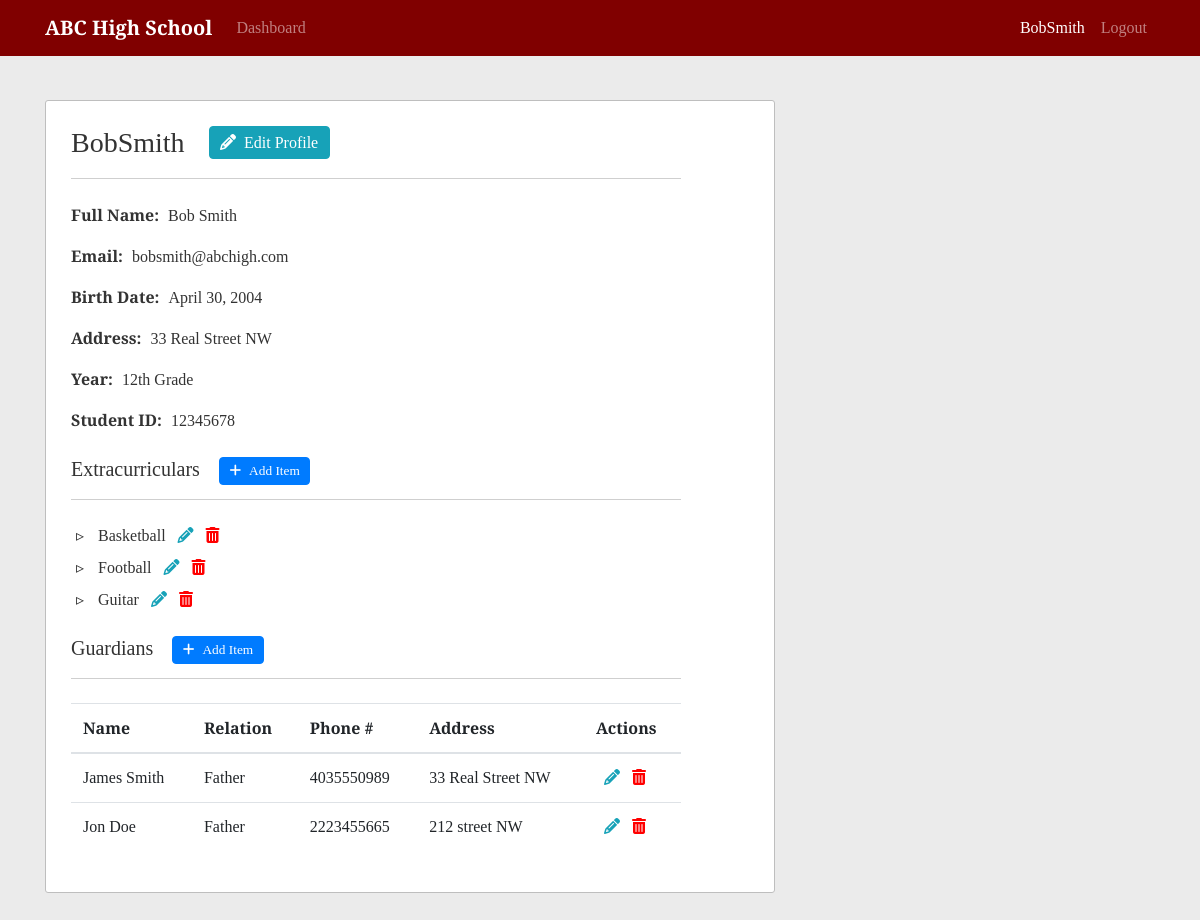
Screenshot of /profile/BobSmith/ (signed in) with the database file from the repository.
### users/models.py (models this page shows, shortened)
class Profile(models.Model):
    user = models.OneToOneField(User, on_delete=models.CASCADE)
    birth_date = models.DateField(null=True, blank=True)
    address = models.CharField(max_length=255, blank=True)

class Student(models.Model):
    GRADE_TEN = '10'
    GRADE_ELEVEN = '11'
    GRADE_TWELVE = '12'
    YEAR_CHOICES = [
        (GRADE_TEN, '10th Grade'),
        (GRADE_ELEVEN, '11th Grade'),
        (GRADE_TWELVE, '12th Grade')
    ]
    user = models.OneToOneField(User, on_delete=models.CASCADE, primary_key=True)
    year = models.CharField(max_length=2, choices=YEAR_CHOICES)
    student_id_no = models.PositiveIntegerField(unique=True)

### school/models.py (models this page shows, shortened)
class ExtraCurricular(models.Model):
    student = models.ForeignKey(Student, on_delete=models.CASCADE)
    activity_name = models.CharField(max_length=100)
    class Meta:
        unique_together = ['student', 'activity_name']

class Guardian(models.Model):
    student = models.ForeignKey(Student, on_delete=models.CASCADE)
    first_name = models.CharField(max_length=255)
    last_name = models.CharField(max_length=255)
    phone_number = models.CharField(max_length=20)
    address = models.CharField(max_length=255)
    relation = models.CharField(max_length=255)
    class Meta:
        unique_together = ['student', 'first_name', 'last_name']

### users/views.py (the view, shortened to what this page needs)
# urls.py: path('profile/', user_views.profile_redirect, name='profile-redirect'),
def profile(request, **kwargs):
    if not (request.user.is_authenticated):
        return redirect('login')
    user = request.user
    profile_user = User.objects.filter(username=kwargs.get('username')).first()
    if not profile_user:
        return redirect('access-denied')
    temp_student = Student.objects.filter(user=profile_user).first()
    extra_curriculars = ExtraCurricular.objects.filter(student=temp_student)
    guardians = Guardian.objects.filter(student=temp_student)
    temp_instructor = Instructor.objects.filter(user=profile_user).first()
    taught_courses = Course.objects.filter(instructor=temp_instructor)
    context = {
        'kwargs': kwargs,
        'profile_user': profile_user,
        'extra_curriculars': extra_curriculars,
        'guardians': guardians,
        'taught_courses': taught_courses
    }
    if user.is_superuser:
        return render(request, 'users/profile.html', context=context)
    if (profile_user.is_superuser):
        return redirect('access-denied')
    if (user == profile_user):
        return render(request, 'users/profile.html', context=context)

### users/templates/users/profile.html (shortened to what this page needs)
{% extends "school/content.html" %}
{% block content %}
  <div class="content-section">
    <div class="content-title">
      <h3 class="profile-title">{{ kwargs.username }}</h3>
      {% if user.username == kwargs.username %}
        <a class="btn btn-info profile-button" href="{% url 'update-profile' user.profile.id %}"><i class="fas fa-pencil-alt mr-2"></i>Edit Profile</a>
      {% endif %}
    </div>
    <p>
      <span class="data-title">Full Name:</span>
      <span class="data-content">{{ profile_user.first_name }} {{ profile_user.last_name }}</span>
    </p>
    <p>
      <span class="data-title">Email:</span>
      <span class="data-content">{{ profile_user.email }}</span>
    </p>
    <p>
      <span class="data-title">Birth Date:</span>
      <span class="data-content">{{ profile_user.profile.birth_date }}</span>
    </p>
    <p>
      <span class="data-title">Address:</span>
      <span class="data-content">{{ profile_user.profile.address }}</span>
    </p>
    {% if profile_user.student %}
      <p>
        <span class="data-title">Year:</span>
        <span class="data-content">{{ profile_user.student.get_year_display }}</span>
      </p>
      <p>
        <span class="data-title">Student ID:</span>
        <span class="data-content">{{ profile_user.student.student_id_no }}</span>
      </p>
      <div class="content-title mt-4">
        <h5 class="profile-title">Extracurriculars</h5>
        {% if user.username == kwargs.username %}
          <a class="btn btn-primary sub-profile-button" href="{% url 'create-extra-curricular' %}"><i class="fas fa-plus mr-2"></i>Add Item</a>
        {% endif %}
      </div>
      {% if extra_curriculars %}
        <ul class="profile-list">
        {% for extra_curricular in extra_curriculars %}
          <li class="profile-list-item">
            {{ extra_curricular.activity_name }}
            {% if user.username == kwargs.username %}
              <span class="inline-row-buttons">
                <a class="edit-link" href="{% url 'update-extra-curricular' extra_curricular.id %}"><i class="fas fa-pencil-alt ml-2"></i></a>
                <a class="delete-link" href="{% url 'delete-extra-curricular' extra_curricular.id %}"><i class="fas fa-trash-alt ml-2"></i></a>
              </span>
            {% endif %}
          </li>
        {% endfor %}
        </ul>
      {% else %}
        <p>No extracurricular activities</p>
      {% endif %}
      <div class="content-title mt-4">
        <h5 class="profile-title">Guardians</h5>
        {% if user.username == kwargs.username %}
          <a class="btn btn-primary sub-profile-button" href="{% url 'create-guardian' %}"><i class="fas fa-plus mr-2"></i>Add Item</a>
        {% endif %}
      </div>
      {% if guardians %}
        <div class="table-responsive">
          <table class="table content-table">
            <thead>
              <tr>
                <th scope="col">Name</th>
                <th scope="col">Relation</th>
                <th scope="col">Phone #</th>
                <th scope="col">Address</th>
                {% if user.username == kwargs.username %}
                  <th scope="col">Actions</th>
                {% endif %}
              </tr>
            </thead>
            <tbody>
              {% for guardian in guardians %}
                <tr>
                  <td scope="row">{{ guardian.first_name }} {{ guardian.last_name }}</th>
                  <td>{{ guardian.relation }}</td>
                  <td>{{ guardian.phone_number }}</td>
                  <td>{{ guardian.address }}</td>
                  {% if user.username == kwargs.username %}
                    <td>
                      <span class="inline-row-buttons">
                        <a class="edit-link" href="{% url 'update-guardian' guardian.id %}"><i class="fas fa-pencil-alt ml-2"></i></a>
                        <a class="delete-link" href="{% url 'delete-guardian' guardian.id %}"><i class="fas fa-trash-alt ml-2"></i></a>
                      </span>
                    </td>
                  {% endif %}
                </tr>
              {% endfor %}
            </tbody>
          </table>
        </div>
      {% else %}
        <p>No guardians</p>
      {% endif %}
    {% endif %}
  </div>
{% endblock content %}

### school/templates/school/base.html (shortened to what this page needs)
{% load static %}
<!DOCTYPE html>
<html lang="en">
  <head>
    <link rel="stylesheet" href="https://stackpath.bootstrapcdn.com/bootstrap/4.3.1/css/bootstrap.min.css">
    <link rel="stylesheet" href="https://cdnjs.cloudflare.com/ajax/libs/datepicker/0.6.5/datepicker.min.css" />
    <link rel="stylesheet" href="{% static 'school/main.css' %}">
  </head>
  <body>
    <nav class="navbar navbar-expand-md navbar-dark fixed-top">
      <div class="container">
        <a class="navbar-brand" href="/">ABC High School</a>
        <div class="collapse navbar-collapse" id="navbarCollapse">
          <div class="navbar-nav mr-auto">
            {% if user.is_authenticated %}
              <a class="nav-item nav-link {% if request.resolver_match.url_name == 'user-dashboard' %}active{% endif %}" href="{% url 'home' %}">Dashboard</a>
            {% else %}
              <a class="nav-item nav-link {% if request.resolver_match.url_name == 'home' %}active{% endif %}" href="{% url 'home' %}">Home</a>
            {% endif %}
          </div>
          <div class="navbar-nav">
            {% if user.is_authenticated %}
              <a class="nav-item nav-link {% if request.resolver_match.url_name == 'profile' and user.username == kwargs.username %}active{% endif %}" href="{% url 'profile' user.username %}">{{ user }}</a>
              <a class="nav-item nav-link" href="{% url 'logout' %}">Logout</a>
            {% else %}
              <a class="nav-item nav-link {% if request.resolver_match.url_name == 'login' %}active{% endif %}" href="{% url 'login' %}">Sign In</a>
            {% endif %}
          </div>
        </div>
      </div>
    </nav>
    <div class="container main-body">
      {% block display %}{% endblock display %}
    </div>
  </body>
</html>

### school/static/school/main.css (style rules this page uses)
body { background: #ebebeb; color: #333333; margin-top: 5rem; font-family: 'Arvo', serif; }
.navbar { background-color: #800000; }
.navbar-brand { font-weight: 700; }
.main-body { margin-top: 100px; margin-bottom: 60px; }
.content-section { background-color:#ffffff; border: 1px solid #bebebe; border-radius: 3px; padding: 25px; margin-bottom: 50px; }
.content-title { border-bottom: 1px solid #cfcfcf; padding-bottom: 10px; margin-bottom: 24px; width: 90%; }
.profile-title { display: inline-block; }
.profile-button { margin-left: 20px; vertical-align: top; padding: .23rem .65rem; }
.sub-profile-button { margin-left: 15px; font-size: smaller; vertical-align: top; padding: .2rem .6rem; }
.inline-row-buttons a { color: #333333; }
.inline-row-buttons a.edit-link { color: #17a2b8; }
.inline-row-buttons a.delete-link { color: #ff0000; }
.content-table { width: 90%; }
.data-title { font-weight: 700; margin-right: 5px; }
.data-content { display: inline-block; }
.profile-list { padding-inline-start: 5px; }
.profile-list-item { list-style: none; margin: 0.5rem 0; }
.profile-list-item::before { content: "\25B9"; margin-right: 10px; }

### rows the page displays
ExtraCurricular: activity_name "Basketball"
ExtraCurricular: activity_name "Football"
ExtraCurricular: activity_name "Guitar"
Guardian: first_name "James", last_name "Smith", relation "Father", phone_number "4035550989", address "33 Real Street NW"
Guardian: first_name "Jon", last_name "Doe", relation "Father", phone_number "2223455665", address "212 street NW"

### other values shown
{{ user }} "BobSmith"
{{ kwargs.username }} "BobSmith"
{{ profile_user.first_name }} "Bob"
{{ profile_user.last_name }} "Smith"
{{ profile_user.email }} "bobsmith@abchigh.com"
{{ profile_user.profile.birth_date }} "April 30, 2004"
{{ profile_user.profile.address }} "33 Real Street NW"
{{ profile_user.student.get_year_display }} "12th Grade"
{{ profile_user.student.student_id_no }} "12345678"
